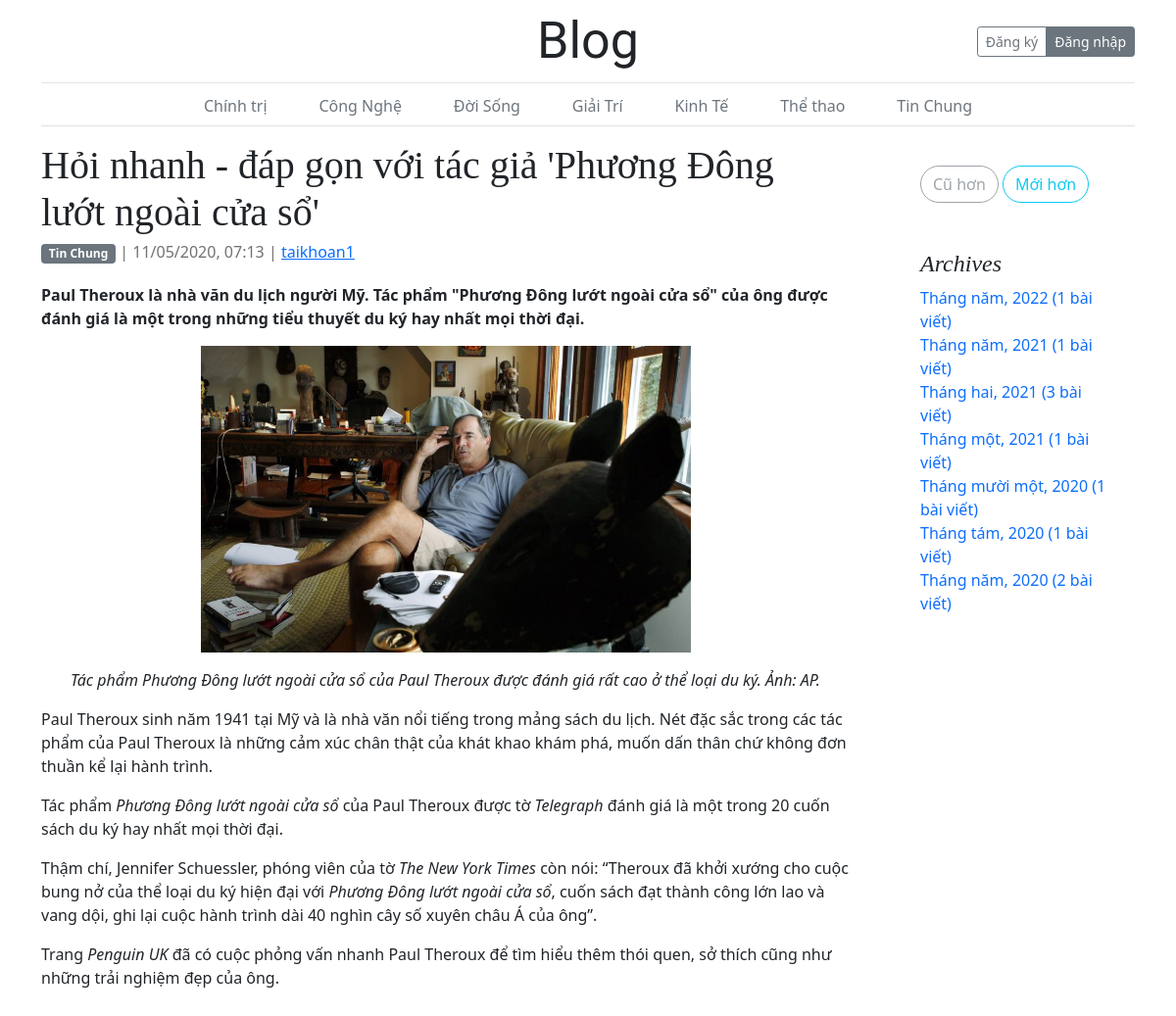
The page /posts/index/4 on the database its author committed.
### tables this page shows
CREATE TABLE `categories` (
  `id` int(11) NOT NULL,
  `name` varchar(255) NOT NULL
);

CREATE TABLE `posts` (
  `id` int(11) NOT NULL,
  `user_id` int(11) NOT NULL,
  `category_id` int(11) NOT NULL DEFAULT 1,
  `title` varchar(255) NOT NULL,
  `body` longtext NOT NULL,
  `created_at` datetime NOT NULL DEFAULT current_timestamp()
);

CREATE TABLE `users` (
  `id` int(11) NOT NULL,
  `usertype_id` int(11) NOT NULL DEFAULT 2,
  `username` varchar(255) NOT NULL,
  `email` varchar(255) NOT NULL,
  `password` varchar(255) NOT NULL
);

### app/controllers/Posts.php (called while the page is built, shortened)
<?php
class Posts extends Controller
{
    private $userModel;
    public function __construct()
    {
        $this->userModel = $this->model('Post');
    }
    public function index($page = 1)
    {
        $postsCount = $this->userModel->getPostsCount();
        $step = 3;
        $pagesCount = ceil($postsCount / $step);
        $newerPage = $page - 1 < 1 ? null : $page - 1;
        $olderPage = $page + 1 > $pagesCount ? null : $page + 1;
        $posts = $this->userModel->getAllPosts($page, $step);
        $archiveTime = $this->userModel->getArchiveTime();
        $categories = $this->userModel->getCategories();
        $data = [
            'title' => 'Blog',
            'currentPage' => '/posts/index/',
            'categories' => $categories,
            'posts' => $posts,
            'postsCount' => $postsCount,
            'archiveTime' => $archiveTime,
            'pages' => [
                'newerPage' => $newerPage,
                'olderPage' => $olderPage
            ],
        ];
        $this->view('posts/index', ['data' => $data]);
    }
}

### app/libraries/Database.php (called while the page is built, shortened)
<?php
class Database
{
    private $dbHost = DB_HOST;
    private $dbUser = DB_USER;
    private $dbPass = DB_PASS;
    private $dbName = DB_NAME;
    private $statement;
    private $dbHandler;
    public function __construct()
    {
        $connection = 'mysql:host=' . $this->dbHost . ';dbname=' . $this->dbName;
        $option = [
            PDO::ATTR_PERSISTENT => true,
            PDO::ATTR_ERRMODE => PDO::ERRMODE_EXCEPTION
        ];
        try {
            $this->dbHandler = new PDO($connection, $this->dbUser, $this->dbPass, $option);
        } catch (PDOException $exception) {
            echo $exception->getMessage();
            exit();
        }
    }
    public function query($sql)
    {
        $this->statement = $this->dbHandler->prepare($sql);
    }
    public function execute()
    {
        return $this->statement->execute();
    }
    public function bind($parameter, $value, $type = null)
    {
        switch (is_null($type)) {
            case is_int($value):
                $type = PDO::PARAM_INT;
                break;
        }
        $this->statement->bindValue($parameter, $value, $type);
    }
    public function single()
    {
        $this->execute();
        return $this->statement->fetch(PDO::FETCH_OBJ);
    }
    public function resultSet()
    {
        $this->execute();
        return $this->statement->fetchAll(PDO::FETCH_OBJ);
    }
}

### app/models/Post.php (called while the page is built, shortened)
<?php
class Post
{
    private $database;
    public function __construct()
    {
        $this->database = new Database();
    }
    public function getPostsCount()
    {
        $this->database->query('SELECT COUNT(id) as count FROM posts');
        return $this->database->single()->count;
    }
    public function getCategories()
    {
        $this->database->query('SELECT * FROM categories ORDER BY name');
        return $this->database->resultSet();
    }
    public function getArchiveTime()
    {
        $this->database->query('SELECT Year(created_at) as year, Month(created_at) as month, GROUP_CONCAT(title) as post, Count(*) as count FROM posts GROUP BY year, month ORDER BY created_at DESC');
        return $this->database->resultSet();
    }
    public function getAllPosts($page, $step)
    {
        $this->database->query('SELECT posts.*, users.username, categories.name AS category_name FROM posts LEFT JOIN users on posts.user_id = users.id LEFT JOIN categories on posts.category_id = categories.id ORDER BY posts.created_at DESC LIMIT ?, ?');
        $row = ($page - 1) * $step;
        $this->database->bind(1, $row);
        $this->database->bind(2, $step);
        return $this->database->resultSet();
    }
}

### app/require.php (called while the page is built, shortened)
<?php
$init = new Core();

### public/index.php (called while the page is built)
<?php
require_once __DIR__ . '/../app/require.php';

### app/views/posts/components/navgation.php (the view)
<div class="container mb-3">
    <header class="blog-header py-3">
        <div class="row flex-nowrap justify-content-between align-items-center">
            <div class="col-4 pt-1">
            </div>
            <div class="col-4 text-center">
                <a class="blog-header-logo text-dark user-select-none text-decoration-none" href="<?= URLROOT ?>">Blog</a>
            </div>
            <div class="col-4 d-flex justify-content-end align-items-center">
                <?php if (!isset($_SESSION['user_id'])) : ?>
                    <div class="btn-group" role="group" aria-label="Basic checkbox toggle button group">
                        <a class="btn btn-sm btn-outline-secondary" role="button" href="<?= URLROOT . '/users/register' ?>">Đăng ký</a>
                        <a class="btn btn-sm btn-secondary" role="button" href="<?= URLROOT . '/users/login' ?>">Đăng nhập</a>
                    </div>
                <?php else : ?>
                    <span class="btn user-select-none cursor">Xin chào <?= $_SESSION['user_username'] ?></span>
                    <a class="btn btn-sm btn-secondary" role="button" href="<?= URLROOT . '/users/logout' ?>">Đăng xuất</a>
                <?php endif; ?>
            </div>
        </div>
    </header>
    <div class="nav-scroller py-1 mb-2 border-bottom">
        <nav class="nav d-flex justify-content-center">
            <div class="w-75 d-flex justify-content-around mb-5">
                <?php foreach ($data['categories'] as $category) : ?>
                    <a class="p-2 link-secondary text-decoration-none" href="#"><?= $category->name ?></a>
                <?php endforeach; ?>
            </div>
        </nav>
    </div>
</div>

### app/views/posts/components/posts.php (shortened to what this page needs)
<?php foreach ($data['posts'] as $post) : ?>
    <article class="blog-post row">
        <div>
            <div class="d-flex justify-content-between align-items-center">
                <div class="w-100">
                    <div class="d-flex justify-content-between align-items-start">
                        <h2 class="blog-post-title me-1"><?= $post->title ?></h2>
                    </div>
                    <p class="blog-post-meta">
                        <a href="#" class="badge bg-secondary text-decoration-none"><?= ucwords($post->category_name) ?></a> &verbar;
                        <?= date('d/m/Y, H:i', strtotime($post->created_at)) ?> &verbar;
                        <a href="<?= URLROOT . '/posts/search/id/' . $post->user_id ?>"><?= $post->username ?></a>
                    </p>
                </div>
            </div>
            <?= $post->body ?>
        </div>
    </article>
<?php endforeach; ?>

### public/css/blog.css (style rules this page uses)
.blog-header { line-height: 1; border-bottom: 1px solid #e5e5e5; }
.blog-header-logo { font-family: "Satisfy", cursive; font-size: 3.25rem; text-transform: capitalize; }
h1, h2, h3, h4, h5, h6 { font-family: "Playfair Display", Georgia, "Times New Roman", serif ; }
.nav-scroller { position: relative; z-index: 2; height: 2.75rem; overflow-y: hidden; }
.nav-scroller .nav { display: flex; flex-wrap: nowrap; padding-bottom: 1rem; margin-top: -1px; overflow-x: auto; text-align: center; white-space: nowrap; -webkit-overflow-scrolling: touch; }
.blog-post { margin-bottom: 4rem; }
.blog-post-title { margin-bottom: 0.25rem; font-size: 2.5rem; }
.blog-post-meta { margin-bottom: 1.25rem; color: #727272; }

### rows shown on the page
categories: name "Chính trị"
categories: name "Công Nghệ"
categories: name "Đời Sống"
categories: name "Giải Trí"
categories: name "Kinh Tế"
categories: name "Thể thao"
categories: name "Tin Chung"
posts: title "Hỏi nhanh - đáp gọn với tác giả 'Phương Đông lướt ngoài cửa sổ'", category.name "Tin Chung", created_at "11/05/2020, 07:13", user.username "taikhoan1", body "Paul Theroux là nhà văn du lịch người Mỹ. Tác phẩm \"Phương Đông lướt ngoài cửa sổ\" của ông được đánh giá là một trong những tiểu thuyết du ký hay nhất mọi thời đại. Tác phẩm Phương Đông lướt ngoài cửa sổ của Paul Theroux được đánh giá rất cao ở thể loại du ký. Ảnh: AP. Paul Theroux sinh năm 1941 tại Mỹ và là nhà văn nổi tiếng trong mảng sách du lịch. Nét đặc sắc trong các tác phẩm của Paul Theroux là những cảm xúc chân thật của khát khao khám phá, muốn dấn thân chứ không đơn thuần kể lại hành trình. Tác phẩm Phương Đông lướt ngoài cửa sổ của Paul Theroux được tờ Telegraph đánh giá là một trong 20 cuốn sách du ký hay nhất mọi thời đại. Thậm chí, Jennifer Schuessler, phóng viên của tờ The New…", body (picture)

### other values the page prints
Uncategorized::translateMonth($value->month) "năm"
$value->year "2022"
$value->count "1"
$value->year "2021"
Uncategorized::translateMonth($value->month) "hai"
$value->count "3"
Uncategorized::translateMonth($value->month) "một"
Uncategorized::translateMonth($value->month) "mười một"
$value->year "2020"
Uncategorized::translateMonth($value->month) "tám"
$value->count "2"
